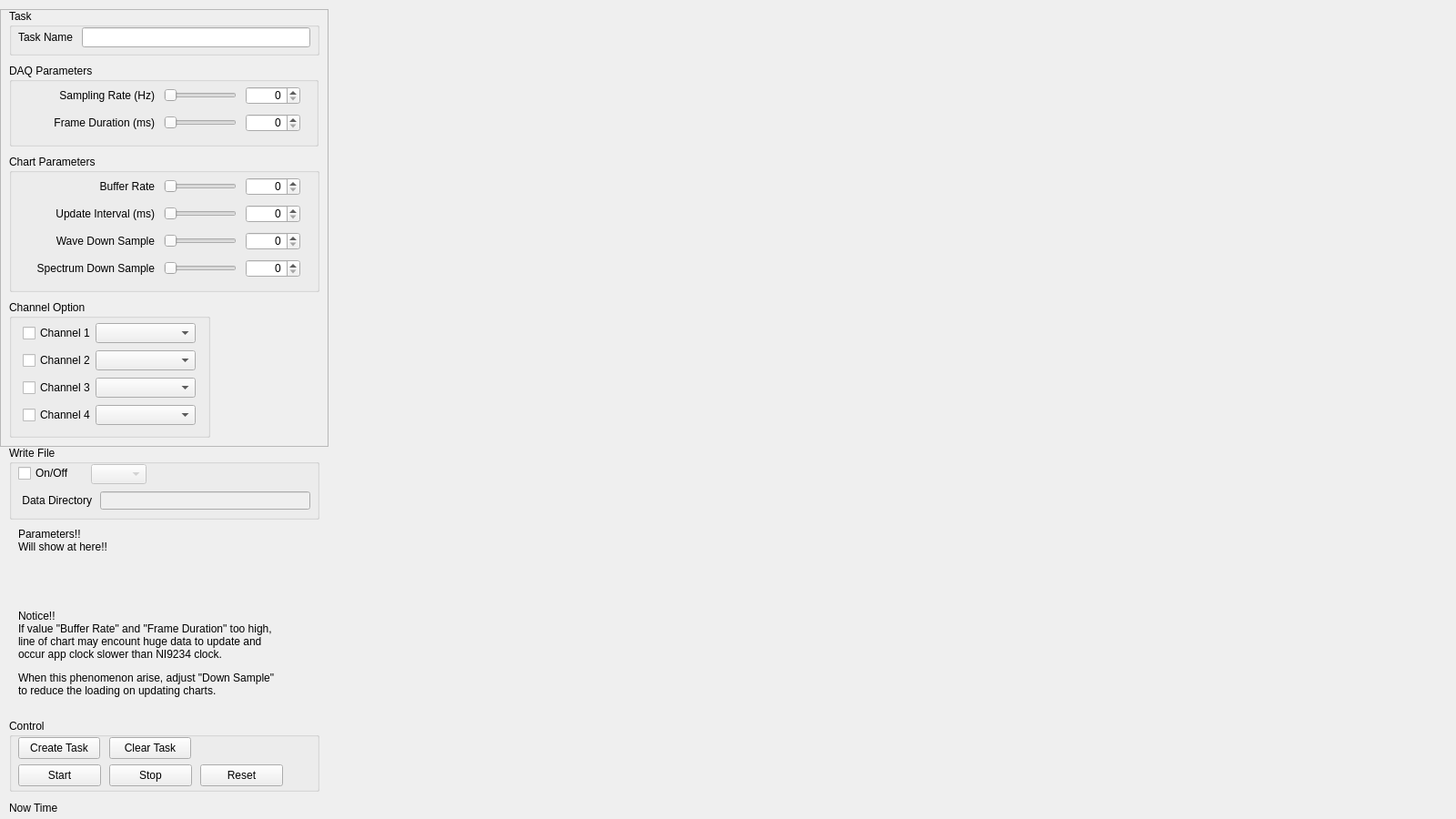
<?xml version="1.0" encoding="UTF-8"?>
<ui version="4.0">
 <class>NI9234</class>
 <widget class="QWidget" name="NI9234">
  <property name="enabled">
   <bool>true</bool>
  </property>
  <property name="geometry">
   <rect>
    <x>0</x>
    <y>0</y>
    <width>1600</width>
    <height>900</height>
   </rect>
  </property>
  <property name="windowTitle">
   <string>NI9234</string>
  </property>
  <widget class="QGroupBox" name="ControlButtons_GroupBox">
   <property name="geometry">
    <rect>
     <x>10</x>
     <y>790</y>
     <width>341</width>
     <height>80</height>
    </rect>
   </property>
   <property name="title">
    <string>Control</string>
   </property>
   <widget class="QPushButton" name="Start_PushButton">
    <property name="geometry">
     <rect>
      <x>10</x>
      <y>50</y>
      <width>91</width>
      <height>24</height>
     </rect>
    </property>
    <property name="text">
     <string>Start</string>
    </property>
   </widget>
   <widget class="QPushButton" name="Stop_PushButton">
    <property name="geometry">
     <rect>
      <x>110</x>
      <y>50</y>
      <width>91</width>
      <height>24</height>
     </rect>
    </property>
    <property name="text">
     <string>Stop</string>
    </property>
   </widget>
   <widget class="QPushButton" name="Reset_PushButton">
    <property name="geometry">
     <rect>
      <x>210</x>
      <y>50</y>
      <width>91</width>
      <height>24</height>
     </rect>
    </property>
    <property name="text">
     <string>Reset</string>
    </property>
   </widget>
   <widget class="QPushButton" name="CreateTask_PushButton">
    <property name="geometry">
     <rect>
      <x>10</x>
      <y>20</y>
      <width>90</width>
      <height>24</height>
     </rect>
    </property>
    <property name="text">
     <string>Create Task</string>
    </property>
   </widget>
   <widget class="QPushButton" name="ClearTask_PushButton">
    <property name="geometry">
     <rect>
      <x>110</x>
      <y>20</y>
      <width>90</width>
      <height>24</height>
     </rect>
    </property>
    <property name="text">
     <string>Clear Task</string>
    </property>
   </widget>
  </widget>
  <widget class="QLabel" name="Parameters_Label">
   <property name="enabled">
    <bool>true</bool>
   </property>
   <property name="geometry">
    <rect>
     <x>20</x>
     <y>580</y>
     <width>191</width>
     <height>61</height>
    </rect>
   </property>
   <property name="text">
    <string>&lt;html&gt;&lt;head/&gt;&lt;body&gt;&lt;p&gt;Parameters!!&lt;br/&gt;Will show at here!!&lt;/p&gt;&lt;/body&gt;&lt;/html&gt;</string>
   </property>
   <property name="alignment">
    <set>Qt::AlignLeading|Qt::AlignLeft|Qt::AlignTop</set>
   </property>
   <property name="wordWrap">
    <bool>false</bool>
   </property>
   <property name="textInteractionFlags">
    <set>Qt::LinksAccessibleByMouse|Qt::TextSelectableByMouse</set>
   </property>
  </widget>
  <widget class="QWidget" name="layoutWidget">
   <property name="geometry">
    <rect>
     <x>1010</x>
     <y>10</y>
     <width>581</width>
     <height>881</height>
    </rect>
   </property>
   <layout class="QVBoxLayout" name="SpectrumCharts_VBoxLayout">
    <property name="spacing">
     <number>0</number>
    </property>
    <property name="sizeConstraint">
     <enum>QLayout::SetDefaultConstraint</enum>
    </property>
   </layout>
  </widget>
  <widget class="QWidget" name="layoutWidget">
   <property name="geometry">
    <rect>
     <x>390</x>
     <y>10</y>
     <width>611</width>
     <height>881</height>
    </rect>
   </property>
   <layout class="QVBoxLayout" name="WaveCharts_VBoxLayout">
    <property name="spacing">
     <number>0</number>
    </property>
    <property name="sizeConstraint">
     <enum>QLayout::SetDefaultConstraint</enum>
    </property>
   </layout>
  </widget>
  <widget class="QGroupBox" name="WriteFile_GroupBox">
   <property name="geometry">
    <rect>
     <x>10</x>
     <y>490</y>
     <width>341</width>
     <height>81</height>
    </rect>
   </property>
   <property name="title">
    <string>Write File</string>
   </property>
   <widget class="QCheckBox" name="WriteFile_CheckBox">
    <property name="geometry">
     <rect>
      <x>10</x>
      <y>20</y>
      <width>76</width>
      <height>20</height>
     </rect>
    </property>
    <property name="text">
     <string>On/Off</string>
    </property>
   </widget>
   <widget class="QLineEdit" name="WriteFile_LineEdit">
    <property name="enabled">
     <bool>false</bool>
    </property>
    <property name="geometry">
     <rect>
      <x>100</x>
      <y>50</y>
      <width>231</width>
      <height>20</height>
     </rect>
    </property>
   </widget>
   <widget class="QLabel" name="WriteFile_Label">
    <property name="geometry">
     <rect>
      <x>10</x>
      <y>50</y>
      <width>81</width>
      <height>20</height>
     </rect>
    </property>
    <property name="text">
     <string>Data Directory</string>
    </property>
    <property name="alignment">
     <set>Qt::AlignRight|Qt::AlignTrailing|Qt::AlignVCenter</set>
    </property>
   </widget>
   <widget class="QComboBox" name="WriteFileType_ComboBox">
    <property name="enabled">
     <bool>false</bool>
    </property>
    <property name="geometry">
     <rect>
      <x>90</x>
      <y>20</y>
      <width>61</width>
      <height>22</height>
     </rect>
    </property>
   </widget>
  </widget>
  <widget class="QLabel" name="NowTime_Label">
   <property name="geometry">
    <rect>
     <x>10</x>
     <y>880</y>
     <width>201</width>
     <height>16</height>
    </rect>
   </property>
   <property name="text">
    <string>Now Time</string>
   </property>
  </widget>
  <widget class="QFrame" name="PreparationSetting_Frame">
   <property name="geometry">
    <rect>
     <x>0</x>
     <y>10</y>
     <width>361</width>
     <height>481</height>
    </rect>
   </property>
   <property name="frameShape">
    <enum>QFrame::StyledPanel</enum>
   </property>
   <property name="frameShadow">
    <enum>QFrame::Raised</enum>
   </property>
   <widget class="QGroupBox" name="DAQParameters_GroupBox">
    <property name="geometry">
     <rect>
      <x>10</x>
      <y>60</y>
      <width>340</width>
      <height>91</height>
     </rect>
    </property>
    <property name="title">
     <string>DAQ Parameters</string>
    </property>
    <widget class="QFrame" name="SampleRate_Frame">
     <property name="enabled">
      <bool>true</bool>
     </property>
     <property name="geometry">
      <rect>
       <x>10</x>
       <y>20</y>
       <width>320</width>
       <height>30</height>
      </rect>
     </property>
     <property name="frameShape">
      <enum>QFrame::NoFrame</enum>
     </property>
     <property name="frameShadow">
      <enum>QFrame::Plain</enum>
     </property>
     <widget class="QSlider" name="SampleRate_HorizontalSlider">
      <property name="geometry">
       <rect>
        <x>160</x>
        <y>5</y>
        <width>80</width>
        <height>20</height>
       </rect>
      </property>
      <property name="minimum">
       <number>0</number>
      </property>
      <property name="maximum">
       <number>99</number>
      </property>
      <property name="value">
       <number>0</number>
      </property>
      <property name="sliderPosition">
       <number>0</number>
      </property>
      <property name="orientation">
       <enum>Qt::Horizontal</enum>
      </property>
     </widget>
     <widget class="QSpinBox" name="SampleRate_SpinBox">
      <property name="geometry">
       <rect>
        <x>250</x>
        <y>5</y>
        <width>60</width>
        <height>20</height>
       </rect>
      </property>
      <property name="alignment">
       <set>Qt::AlignRight|Qt::AlignTrailing|Qt::AlignVCenter</set>
      </property>
      <property name="specialValueText">
       <string notr="true"/>
      </property>
      <property name="minimum">
       <number>0</number>
      </property>
      <property name="maximum">
       <number>99</number>
      </property>
      <property name="value">
       <number>0</number>
      </property>
     </widget>
     <widget class="QLabel" name="SampleRate_Label">
      <property name="geometry">
       <rect>
        <x>10</x>
        <y>5</y>
        <width>140</width>
        <height>20</height>
       </rect>
      </property>
      <property name="text">
       <string>Sampling Rate (Hz)</string>
      </property>
      <property name="alignment">
       <set>Qt::AlignRight|Qt::AlignTrailing|Qt::AlignVCenter</set>
      </property>
      <property name="indent">
       <number>-1</number>
      </property>
     </widget>
    </widget>
    <widget class="QFrame" name="FrameDuration_Frame">
     <property name="enabled">
      <bool>true</bool>
     </property>
     <property name="geometry">
      <rect>
       <x>10</x>
       <y>50</y>
       <width>320</width>
       <height>30</height>
      </rect>
     </property>
     <property name="frameShape">
      <enum>QFrame::NoFrame</enum>
     </property>
     <property name="frameShadow">
      <enum>QFrame::Plain</enum>
     </property>
     <widget class="QSlider" name="FrameDuration_HorizontalSlider">
      <property name="geometry">
       <rect>
        <x>160</x>
        <y>5</y>
        <width>80</width>
        <height>20</height>
       </rect>
      </property>
      <property name="minimum">
       <number>0</number>
      </property>
      <property name="maximum">
       <number>99</number>
      </property>
      <property name="value">
       <number>0</number>
      </property>
      <property name="sliderPosition">
       <number>0</number>
      </property>
      <property name="orientation">
       <enum>Qt::Horizontal</enum>
      </property>
     </widget>
     <widget class="QSpinBox" name="FrameDuration_SpinBox">
      <property name="geometry">
       <rect>
        <x>250</x>
        <y>5</y>
        <width>60</width>
        <height>20</height>
       </rect>
      </property>
      <property name="alignment">
       <set>Qt::AlignRight|Qt::AlignTrailing|Qt::AlignVCenter</set>
      </property>
      <property name="specialValueText">
       <string notr="true"/>
      </property>
      <property name="minimum">
       <number>0</number>
      </property>
      <property name="maximum">
       <number>99</number>
      </property>
      <property name="value">
       <number>0</number>
      </property>
     </widget>
     <widget class="QLabel" name="FrameDuration_Label">
      <property name="geometry">
       <rect>
        <x>10</x>
        <y>5</y>
        <width>140</width>
        <height>20</height>
       </rect>
      </property>
      <property name="text">
       <string>Frame Duration (ms)</string>
      </property>
      <property name="alignment">
       <set>Qt::AlignRight|Qt::AlignTrailing|Qt::AlignVCenter</set>
      </property>
      <property name="indent">
       <number>-1</number>
      </property>
     </widget>
    </widget>
   </widget>
   <widget class="QGroupBox" name="ChannelOption_GroupBox">
    <property name="geometry">
     <rect>
      <x>10</x>
      <y>320</y>
      <width>221</width>
      <height>151</height>
     </rect>
    </property>
    <property name="title">
     <string>Channel Option</string>
    </property>
    <widget class="QFrame" name="Channel3_Frame">
     <property name="geometry">
      <rect>
       <x>10</x>
       <y>110</y>
       <width>201</width>
       <height>32</height>
      </rect>
     </property>
     <property name="frameShape">
      <enum>QFrame::NoFrame</enum>
     </property>
     <property name="frameShadow">
      <enum>QFrame::Plain</enum>
     </property>
     <widget class="QCheckBox" name="Channel3_CheckBox">
      <property name="geometry">
       <rect>
        <x>5</x>
        <y>5</y>
        <width>75</width>
        <height>22</height>
       </rect>
      </property>
      <property name="text">
       <string>Channel 4</string>
      </property>
     </widget>
     <widget class="QComboBox" name="Channel3_ComboBox">
      <property name="geometry">
       <rect>
        <x>85</x>
        <y>5</y>
        <width>110</width>
        <height>22</height>
       </rect>
      </property>
     </widget>
    </widget>
    <widget class="QFrame" name="Channel1_Frame">
     <property name="geometry">
      <rect>
       <x>10</x>
       <y>50</y>
       <width>201</width>
       <height>32</height>
      </rect>
     </property>
     <property name="frameShape">
      <enum>QFrame::NoFrame</enum>
     </property>
     <property name="frameShadow">
      <enum>QFrame::Plain</enum>
     </property>
     <widget class="QCheckBox" name="Channel1_CheckBox">
      <property name="geometry">
       <rect>
        <x>5</x>
        <y>5</y>
        <width>75</width>
        <height>22</height>
       </rect>
      </property>
      <property name="text">
       <string>Channel 2</string>
      </property>
     </widget>
     <widget class="QComboBox" name="Channel1_ComboBox">
      <property name="geometry">
       <rect>
        <x>85</x>
        <y>5</y>
        <width>110</width>
        <height>22</height>
       </rect>
      </property>
     </widget>
    </widget>
    <widget class="QFrame" name="Channel2_Frame">
     <property name="geometry">
      <rect>
       <x>10</x>
       <y>80</y>
       <width>201</width>
       <height>32</height>
      </rect>
     </property>
     <property name="frameShape">
      <enum>QFrame::NoFrame</enum>
     </property>
     <property name="frameShadow">
      <enum>QFrame::Plain</enum>
     </property>
     <widget class="QCheckBox" name="Channel2_CheckBox">
      <property name="geometry">
       <rect>
        <x>5</x>
        <y>5</y>
        <width>75</width>
        <height>22</height>
       </rect>
      </property>
      <property name="text">
       <string>Channel 3</string>
      </property>
     </widget>
     <widget class="QComboBox" name="Channel2_ComboBox">
      <property name="geometry">
       <rect>
        <x>85</x>
        <y>5</y>
        <width>110</width>
        <height>22</height>
       </rect>
      </property>
     </widget>
    </widget>
    <widget class="QFrame" name="Channel0_Frame">
     <property name="geometry">
      <rect>
       <x>10</x>
       <y>20</y>
       <width>200</width>
       <height>32</height>
      </rect>
     </property>
     <property name="frameShape">
      <enum>QFrame::NoFrame</enum>
     </property>
     <property name="frameShadow">
      <enum>QFrame::Plain</enum>
     </property>
     <widget class="QCheckBox" name="Channel0_CheckBox">
      <property name="geometry">
       <rect>
        <x>5</x>
        <y>5</y>
        <width>75</width>
        <height>22</height>
       </rect>
      </property>
      <property name="text">
       <string>Channel 1</string>
      </property>
     </widget>
     <widget class="QComboBox" name="Channel0_ComboBox">
      <property name="geometry">
       <rect>
        <x>85</x>
        <y>5</y>
        <width>110</width>
        <height>22</height>
       </rect>
      </property>
     </widget>
    </widget>
   </widget>
   <widget class="QGroupBox" name="ChartParameters_GroupBox">
    <property name="geometry">
     <rect>
      <x>10</x>
      <y>160</y>
      <width>341</width>
      <height>151</height>
     </rect>
    </property>
    <property name="title">
     <string>Chart Parameters</string>
    </property>
    <widget class="QFrame" name="WaveDownSample_Frame">
     <property name="enabled">
      <bool>true</bool>
     </property>
     <property name="geometry">
      <rect>
       <x>10</x>
       <y>80</y>
       <width>320</width>
       <height>30</height>
      </rect>
     </property>
     <property name="frameShape">
      <enum>QFrame::NoFrame</enum>
     </property>
     <property name="frameShadow">
      <enum>QFrame::Plain</enum>
     </property>
     <widget class="QSlider" name="WaveDownSample_HorizontalSlider">
      <property name="geometry">
       <rect>
        <x>160</x>
        <y>5</y>
        <width>80</width>
        <height>20</height>
       </rect>
      </property>
      <property name="minimum">
       <number>0</number>
      </property>
      <property name="maximum">
       <number>5</number>
      </property>
      <property name="value">
       <number>0</number>
      </property>
      <property name="sliderPosition">
       <number>0</number>
      </property>
      <property name="orientation">
       <enum>Qt::Horizontal</enum>
      </property>
     </widget>
     <widget class="QSpinBox" name="WaveDownSample_SpinBox">
      <property name="geometry">
       <rect>
        <x>250</x>
        <y>5</y>
        <width>60</width>
        <height>20</height>
       </rect>
      </property>
      <property name="alignment">
       <set>Qt::AlignRight|Qt::AlignTrailing|Qt::AlignVCenter</set>
      </property>
      <property name="specialValueText">
       <string notr="true"/>
      </property>
      <property name="minimum">
       <number>0</number>
      </property>
      <property name="maximum">
       <number>100</number>
      </property>
     </widget>
     <widget class="QLabel" name="WaveDownSample_Label">
      <property name="geometry">
       <rect>
        <x>10</x>
        <y>5</y>
        <width>140</width>
        <height>20</height>
       </rect>
      </property>
      <property name="text">
       <string>Wave Down Sample</string>
      </property>
      <property name="alignment">
       <set>Qt::AlignRight|Qt::AlignTrailing|Qt::AlignVCenter</set>
      </property>
      <property name="indent">
       <number>-1</number>
      </property>
     </widget>
    </widget>
    <widget class="QFrame" name="ChartUpdateInterval_Frame">
     <property name="enabled">
      <bool>true</bool>
     </property>
     <property name="geometry">
      <rect>
       <x>10</x>
       <y>50</y>
       <width>320</width>
       <height>30</height>
      </rect>
     </property>
     <property name="frameShape">
      <enum>QFrame::NoFrame</enum>
     </property>
     <property name="frameShadow">
      <enum>QFrame::Plain</enum>
     </property>
     <widget class="QSlider" name="ChartUpdateInterval_HorizontalSlider">
      <property name="geometry">
       <rect>
        <x>160</x>
        <y>5</y>
        <width>80</width>
        <height>20</height>
       </rect>
      </property>
      <property name="minimum">
       <number>0</number>
      </property>
      <property name="maximum">
       <number>100</number>
      </property>
      <property name="singleStep">
       <number>1</number>
      </property>
      <property name="pageStep">
       <number>1</number>
      </property>
      <property name="value">
       <number>0</number>
      </property>
      <property name="sliderPosition">
       <number>0</number>
      </property>
      <property name="orientation">
       <enum>Qt::Horizontal</enum>
      </property>
     </widget>
     <widget class="QSpinBox" name="ChartUpdateInterval_SpinBox">
      <property name="geometry">
       <rect>
        <x>250</x>
        <y>5</y>
        <width>60</width>
        <height>20</height>
       </rect>
      </property>
      <property name="alignment">
       <set>Qt::AlignRight|Qt::AlignTrailing|Qt::AlignVCenter</set>
      </property>
      <property name="specialValueText">
       <string notr="true"/>
      </property>
      <property name="minimum">
       <number>0</number>
      </property>
      <property name="maximum">
       <number>100</number>
      </property>
     </widget>
     <widget class="QLabel" name="ChartUpdateInterval_Label">
      <property name="geometry">
       <rect>
        <x>10</x>
        <y>5</y>
        <width>140</width>
        <height>20</height>
       </rect>
      </property>
      <property name="text">
       <string>Update Interval (ms)</string>
      </property>
      <property name="alignment">
       <set>Qt::AlignRight|Qt::AlignTrailing|Qt::AlignVCenter</set>
      </property>
      <property name="indent">
       <number>-1</number>
      </property>
     </widget>
    </widget>
    <widget class="QFrame" name="BufferRate_Frame">
     <property name="enabled">
      <bool>true</bool>
     </property>
     <property name="geometry">
      <rect>
       <x>10</x>
       <y>20</y>
       <width>320</width>
       <height>30</height>
      </rect>
     </property>
     <property name="frameShape">
      <enum>QFrame::NoFrame</enum>
     </property>
     <property name="frameShadow">
      <enum>QFrame::Plain</enum>
     </property>
     <widget class="QSlider" name="BufferRate_HorizontalSlider">
      <property name="geometry">
       <rect>
        <x>160</x>
        <y>5</y>
        <width>80</width>
        <height>20</height>
       </rect>
      </property>
      <property name="minimum">
       <number>0</number>
      </property>
      <property name="maximum">
       <number>99</number>
      </property>
      <property name="value">
       <number>0</number>
      </property>
      <property name="sliderPosition">
       <number>0</number>
      </property>
      <property name="orientation">
       <enum>Qt::Horizontal</enum>
      </property>
     </widget>
     <widget class="QSpinBox" name="BufferRate_SpinBox">
      <property name="geometry">
       <rect>
        <x>250</x>
        <y>5</y>
        <width>60</width>
        <height>20</height>
       </rect>
      </property>
      <property name="alignment">
       <set>Qt::AlignRight|Qt::AlignTrailing|Qt::AlignVCenter</set>
      </property>
      <property name="specialValueText">
       <string notr="true"/>
      </property>
      <property name="minimum">
       <number>0</number>
      </property>
      <property name="maximum">
       <number>99</number>
      </property>
      <property name="value">
       <number>0</number>
      </property>
     </widget>
     <widget class="QLabel" name="BufferRate_Label">
      <property name="geometry">
       <rect>
        <x>10</x>
        <y>5</y>
        <width>140</width>
        <height>20</height>
       </rect>
      </property>
      <property name="text">
       <string>Buffer Rate</string>
      </property>
      <property name="alignment">
       <set>Qt::AlignRight|Qt::AlignTrailing|Qt::AlignVCenter</set>
      </property>
      <property name="indent">
       <number>-1</number>
      </property>
     </widget>
    </widget>
    <widget class="QFrame" name="SpectrumDownSample_Frame">
     <property name="enabled">
      <bool>true</bool>
     </property>
     <property name="geometry">
      <rect>
       <x>10</x>
       <y>110</y>
       <width>320</width>
       <height>30</height>
      </rect>
     </property>
     <property name="frameShape">
      <enum>QFrame::NoFrame</enum>
     </property>
     <property name="frameShadow">
      <enum>QFrame::Plain</enum>
     </property>
     <widget class="QSlider" name="SpectrumDownSample_HorizontalSlider">
      <property name="geometry">
       <rect>
        <x>160</x>
        <y>5</y>
        <width>80</width>
        <height>20</height>
       </rect>
      </property>
      <property name="minimum">
       <number>0</number>
      </property>
      <property name="maximum">
       <number>5</number>
      </property>
      <property name="value">
       <number>0</number>
      </property>
      <property name="sliderPosition">
       <number>0</number>
      </property>
      <property name="orientation">
       <enum>Qt::Horizontal</enum>
      </property>
     </widget>
     <widget class="QSpinBox" name="SpectrumDownSample_SpinBox">
      <property name="geometry">
       <rect>
        <x>250</x>
        <y>5</y>
        <width>60</width>
        <height>20</height>
       </rect>
      </property>
      <property name="alignment">
       <set>Qt::AlignRight|Qt::AlignTrailing|Qt::AlignVCenter</set>
      </property>
      <property name="specialValueText">
       <string notr="true"/>
      </property>
      <property name="minimum">
       <number>0</number>
      </property>
      <property name="maximum">
       <number>100</number>
      </property>
     </widget>
     <widget class="QLabel" name="SpectrumDownSample_Label">
      <property name="geometry">
       <rect>
        <x>10</x>
        <y>5</y>
        <width>140</width>
        <height>20</height>
       </rect>
      </property>
      <property name="text">
       <string>Spectrum Down Sample</string>
      </property>
      <property name="alignment">
       <set>Qt::AlignRight|Qt::AlignTrailing|Qt::AlignVCenter</set>
      </property>
      <property name="indent">
       <number>-1</number>
      </property>
     </widget>
    </widget>
   </widget>
   <widget class="QGroupBox" name="Task_GroupBox">
    <property name="geometry">
     <rect>
      <x>10</x>
      <y>0</y>
      <width>341</width>
      <height>51</height>
     </rect>
    </property>
    <property name="title">
     <string>Task</string>
    </property>
    <widget class="QLabel" name="TaskName_Label">
     <property name="geometry">
      <rect>
       <x>10</x>
       <y>20</y>
       <width>60</width>
       <height>22</height>
      </rect>
     </property>
     <property name="text">
      <string>Task Name</string>
     </property>
     <property name="alignment">
      <set>Qt::AlignRight|Qt::AlignTrailing|Qt::AlignVCenter</set>
     </property>
    </widget>
    <widget class="QLineEdit" name="TaskName_LineEdit">
     <property name="geometry">
      <rect>
       <x>80</x>
       <y>20</y>
       <width>251</width>
       <height>22</height>
      </rect>
     </property>
    </widget>
   </widget>
  </widget>
  <widget class="QLabel" name="Info_Label">
   <property name="enabled">
    <bool>true</bool>
   </property>
   <property name="geometry">
    <rect>
     <x>20</x>
     <y>670</y>
     <width>321</width>
     <height>111</height>
    </rect>
   </property>
   <property name="text">
    <string>&lt;html&gt;&lt;head/&gt;&lt;body&gt;&lt;p&gt;Notice!!&lt;br/&gt;If value &amp;quot;Buffer Rate&amp;quot; and &amp;quot;Frame Duration&amp;quot; too high,&lt;br/&gt;line of chart may encount huge data to update and &lt;br/&gt;occur app clock slower than NI9234 clock.&lt;/p&gt;&lt;p&gt;When this phenomenon arise, adjust &amp;quot;Down Sample&amp;quot;&lt;br/&gt;to reduce the loading on updating charts.&lt;/p&gt;&lt;/body&gt;&lt;/html&gt;</string>
   </property>
   <property name="alignment">
    <set>Qt::AlignLeading|Qt::AlignLeft|Qt::AlignTop</set>
   </property>
   <property name="wordWrap">
    <bool>false</bool>
   </property>
   <property name="textInteractionFlags">
    <set>Qt::LinksAccessibleByMouse|Qt::TextSelectableByMouse</set>
   </property>
  </widget>
 </widget>
 <resources/>
 <connections>
  <connection>
   <sender>SampleRate_HorizontalSlider</sender>
   <signal>valueChanged(int)</signal>
   <receiver>SampleRate_SpinBox</receiver>
   <slot>setValue(int)</slot>
   <hints>
    <hint type="sourcelabel">
     <x>266</x>
     <y>40</y>
    </hint>
    <hint type="destinationlabel">
     <x>336</x>
     <y>41</y>
    </hint>
   </hints>
  </connection>
  <connection>
   <sender>SampleRate_SpinBox</sender>
   <signal>valueChanged(int)</signal>
   <receiver>SampleRate_HorizontalSlider</receiver>
   <slot>setValue(int)</slot>
   <hints>
    <hint type="sourcelabel">
     <x>331</x>
     <y>52</y>
    </hint>
    <hint type="destinationlabel">
     <x>261</x>
     <y>49</y>
    </hint>
   </hints>
  </connection>
  <connection>
   <sender>FrameDuration_HorizontalSlider</sender>
   <signal>valueChanged(int)</signal>
   <receiver>FrameDuration_SpinBox</receiver>
   <slot>setValue(int)</slot>
   <hints>
    <hint type="sourcelabel">
     <x>278</x>
     <y>72</y>
    </hint>
    <hint type="destinationlabel">
     <x>308</x>
     <y>76</y>
    </hint>
   </hints>
  </connection>
  <connection>
   <sender>FrameDuration_SpinBox</sender>
   <signal>valueChanged(int)</signal>
   <receiver>FrameDuration_HorizontalSlider</receiver>
   <slot>setValue(int)</slot>
   <hints>
    <hint type="sourcelabel">
     <x>299</x>
     <y>71</y>
    </hint>
    <hint type="destinationlabel">
     <x>265</x>
     <y>72</y>
    </hint>
   </hints>
  </connection>
  <connection>
   <sender>ChartUpdateInterval_HorizontalSlider</sender>
   <signal>valueChanged(int)</signal>
   <receiver>ChartUpdateInterval_SpinBox</receiver>
   <slot>setValue(int)</slot>
   <hints>
    <hint type="sourcelabel">
     <x>259</x>
     <y>175</y>
    </hint>
    <hint type="destinationlabel">
     <x>298</x>
     <y>175</y>
    </hint>
   </hints>
  </connection>
  <connection>
   <sender>ChartUpdateInterval_SpinBox</sender>
   <signal>valueChanged(int)</signal>
   <receiver>ChartUpdateInterval_HorizontalSlider</receiver>
   <slot>setValue(int)</slot>
   <hints>
    <hint type="sourcelabel">
     <x>299</x>
     <y>175</y>
    </hint>
    <hint type="destinationlabel">
     <x>259</x>
     <y>175</y>
    </hint>
   </hints>
  </connection>
  <connection>
   <sender>WaveDownSample_HorizontalSlider</sender>
   <signal>valueChanged(int)</signal>
   <receiver>WaveDownSample_SpinBox</receiver>
   <slot>setValue(int)</slot>
   <hints>
    <hint type="sourcelabel">
     <x>259</x>
     <y>205</y>
    </hint>
    <hint type="destinationlabel">
     <x>303</x>
     <y>205</y>
    </hint>
   </hints>
  </connection>
  <connection>
   <sender>WaveDownSample_SpinBox</sender>
   <signal>valueChanged(int)</signal>
   <receiver>WaveDownSample_HorizontalSlider</receiver>
   <slot>setValue(int)</slot>
   <hints>
    <hint type="sourcelabel">
     <x>295</x>
     <y>205</y>
    </hint>
    <hint type="destinationlabel">
     <x>259</x>
     <y>205</y>
    </hint>
   </hints>
  </connection>
  <connection>
   <sender>BufferRate_HorizontalSlider</sender>
   <signal>valueChanged(int)</signal>
   <receiver>BufferRate_SpinBox</receiver>
   <slot>setValue(int)</slot>
   <hints>
    <hint type="sourcelabel">
     <x>242</x>
     <y>156</y>
    </hint>
    <hint type="destinationlabel">
     <x>277</x>
     <y>155</y>
    </hint>
   </hints>
  </connection>
  <connection>
   <sender>BufferRate_SpinBox</sender>
   <signal>valueChanged(int)</signal>
   <receiver>BufferRate_HorizontalSlider</receiver>
   <slot>setValue(int)</slot>
   <hints>
    <hint type="sourcelabel">
     <x>271</x>
     <y>157</y>
    </hint>
    <hint type="destinationlabel">
     <x>244</x>
     <y>148</y>
    </hint>
   </hints>
  </connection>
 </connections>
</ui>
